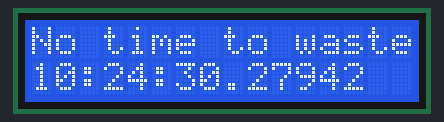
Recording of a program running on a simulated Raspberry Pi (BCM pin numbers). Parts: 16×2 character LCD. The clock reads 2024-03-15 10:24:30 at power-on unless the program sets it; library files of the repository ran but are not shown: 2 file(s); what the program prints to the terminal is not drawn.

Above: at 0.47 s.
At 5.28 s:
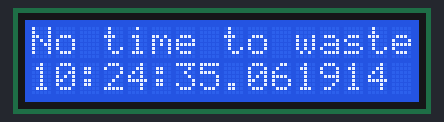
At 10.09 s:
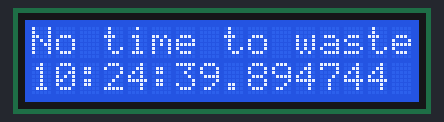
At 20.0 s:
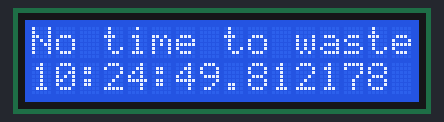
At 29.92 s:
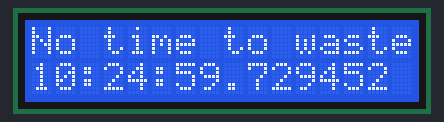
At 39.84 s:
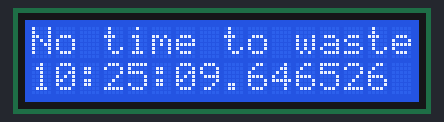

The program:

demo_clock.py
```python
#! /usr/bin/env python

# Simple clock program. Writes the exact time.
# Demo program for the I2C 16x2 Display from Ryanteck.uk
# Created by Matthew Timmons-Brown for The Raspberry Pi Guy YouTube channel

# Import necessary libraries for communication and display use
import drivers
from time import sleep
from datetime import datetime

# Load the driver and set it to "display"
# If you use something from the driver library use the "display." prefix first
display = drivers.Lcd()

try:
    print("Writing to display")
    display.lcd_display_string("No time to waste", 1)  # Write line of text to first line of display
    while True:
        # Write just the time to the display
        print(str(datetime.now().time()))
        display.lcd_display_string(str(datetime.now().time()), 2)
        # Uncomment the following line to loop with 1 sec delay
        # sleep(1)
except KeyboardInterrupt:
    # If there is a KeyboardInterrupt (when you press ctrl+c), exit the program and cleanup
    print("Cleaning up!")
    display.lcd_clear()
```
